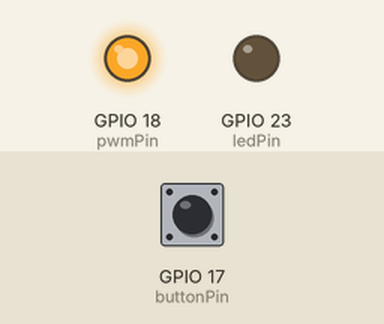
Recording of a program running on a simulated Raspberry Pi (BCM pin numbers). On the bench: output pins drawn as LEDs (lit = HIGH). Inputs (shaded band) come from the test bench; at power-on: GPIO 17 (buttonPin) HIGH.

Above: at 0.99 s.
1.3 s: GPIO 17 (buttonPin) pulled LOW for 0.15 s
At 2.23 s:
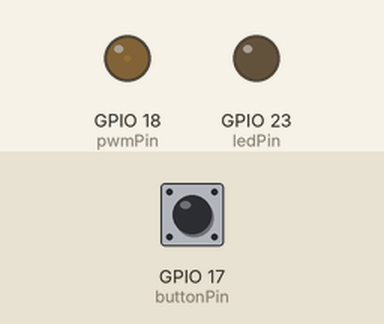
4.3 s: GPIO 17 (buttonPin) pulled LOW for 1 s
At 6.1 s:
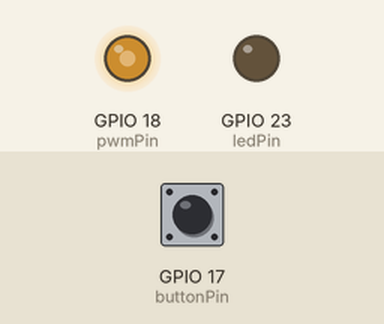
Timing chart, 0 to 13.3 s (numbered marks = the images above; inputs shaded):
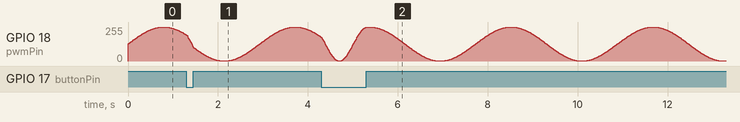

The program:

2.4_breathing_led.py
```python
# 2.4 breath an LED, based on 2.2

# package to control GPIO
import RPi.GPIO as GPIO
# gives delays to create blinking
import time
import math

# good practice to label pin definitions at the top

# pulse width modulation
pwmPin = 18
ledPin = 23
buttonPin = 17

# a constant duty cycle
# a number between 0 and 100% that describes how much power will be supplied
duty = 0

# set up the GPIO

# this means setting the GPIO numbering to those defined by the manufacturer of
# the chip - Broadcom Numbering System
GPIO.setmode(GPIO.BCM)
# tell the pins what we want them to do
GPIO.setup(ledPin, GPIO.OUT)  # output
GPIO.setup(pwmPin, GPIO.OUT)  # output
# activate with an internal pull up resister
GPIO.setup(buttonPin, GPIO.IN, pull_up_down=GPIO.PUD_UP)

# initialize the PWM channel
# we've setup the PWM as an output, but we've not actually attached it any PWM
# properties yet.
# 200 is the frequency we want the pwm to run at
pwm = GPIO.PWM(pwmPin, 200)

# set the blinking led to off initially
GPIO.output(ledPin, GPIO.LOW)
# start the duty cycle
pwm.start(duty)


def mapFun(x, inLow, inHigh, outLow, outHigh):
    inRange = inHigh - inLow
    outRange = outHigh - outLow
    # normalizing.
    # saying if x = 0, then x is 0% of the inRange
    inScale = (x - inLow) / inRange
    # the output is a percentage of the inRange added to outLow
    return outLow + (inScale * outRange)


x = 0

try:
    while 1:
        # not pressed
        if GPIO.input(buttonPin):
            step = 0.02
        else:
            step = 0.05
        # the sin(x) goes between a range of -1 to 1 (inRange)
        # scale that to 1 to 100 for the duty cycle
        duty = mapFun(math.sin(x), -1, 1, 0, 100)
        x += step
        pwm.ChangeDutyCycle(duty)
        # print(duty)
        time.sleep(0.01)
        if x >= 2 * math.pi:
            x = 0

except KeyboardInterrupt:
    pwm.stop()
    GPIO.cleanup()
    print('Halted Cleanly')
```
